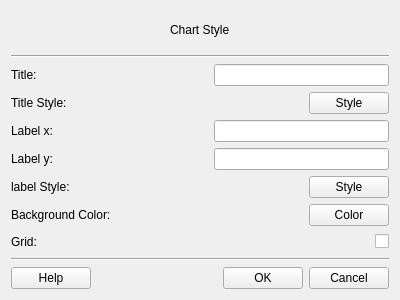
<?xml version="1.0" encoding="UTF-8"?>
<ui version="4.0">
 <class>ChartStyleWidget</class>
 <widget class="QWidget" name="ChartStyleWidget">
  <property name="windowModality">
   <enum>Qt::NonModal</enum>
  </property>
  <property name="geometry">
   <rect>
    <x>0</x>
    <y>0</y>
    <width>400</width>
    <height>300</height>
   </rect>
  </property>
  <property name="windowTitle">
   <string>Chart Style</string>
  </property>
  <layout class="QGridLayout" name="gridLayout_3">
   <item row="0" column="0">
    <layout class="QGridLayout" name="gridLayout_2">
     <item row="0" column="0">
      <layout class="QHBoxLayout" name="horizontalLayout">
       <item>
        <spacer name="horizontalSpacer">
         <property name="orientation">
          <enum>Qt::Horizontal</enum>
         </property>
         <property name="sizeHint" stdset="0">
          <size>
           <width>40</width>
           <height>20</height>
          </size>
         </property>
        </spacer>
       </item>
       <item>
        <widget class="QLabel" name="TitleLabel">
         <property name="text">
          <string>Chart Style</string>
         </property>
        </widget>
       </item>
       <item>
        <spacer name="horizontalSpacer_2">
         <property name="orientation">
          <enum>Qt::Horizontal</enum>
         </property>
         <property name="sizeHint" stdset="0">
          <size>
           <width>40</width>
           <height>20</height>
          </size>
         </property>
        </spacer>
       </item>
      </layout>
     </item>
     <item row="1" column="0">
      <widget class="Line" name="topLine">
       <property name="orientation">
        <enum>Qt::Horizontal</enum>
       </property>
      </widget>
     </item>
    </layout>
   </item>
   <item row="1" column="0">
    <layout class="QVBoxLayout" name="verticalLayout">
     <item>
      <layout class="QHBoxLayout" name="horizontalLayout_3">
       <item>
        <widget class="QLabel" name="chartTitleLabel">
         <property name="text">
          <string>Title:</string>
         </property>
        </widget>
       </item>
       <item>
        <spacer name="horizontalSpacer_4">
         <property name="orientation">
          <enum>Qt::Horizontal</enum>
         </property>
         <property name="sizeHint" stdset="0">
          <size>
           <width>40</width>
           <height>20</height>
          </size>
         </property>
        </spacer>
       </item>
       <item>
        <widget class="QLineEdit" name="chartTitleLineEdit">
         <property name="minimumSize">
          <size>
           <width>175</width>
           <height>20</height>
          </size>
         </property>
        </widget>
       </item>
      </layout>
     </item>
     <item>
      <layout class="QHBoxLayout" name="horizontalLayout_4">
       <item>
        <widget class="QLabel" name="titleStyleLabel">
         <property name="text">
          <string>Title Style:</string>
         </property>
        </widget>
       </item>
       <item>
        <spacer name="horizontalSpacer_5">
         <property name="orientation">
          <enum>Qt::Horizontal</enum>
         </property>
         <property name="sizeHint" stdset="0">
          <size>
           <width>40</width>
           <height>20</height>
          </size>
         </property>
        </spacer>
       </item>
       <item>
        <widget class="QPushButton" name="titleStylePushButton">
         <property name="minimumSize">
          <size>
           <width>75</width>
           <height>20</height>
          </size>
         </property>
         <property name="text">
          <string>Style</string>
         </property>
        </widget>
       </item>
      </layout>
     </item>
     <item>
      <layout class="QHBoxLayout" name="horizontalLayout_6">
       <item>
        <widget class="QLabel" name="labelXLabel">
         <property name="text">
          <string>Label x:</string>
         </property>
        </widget>
       </item>
       <item>
        <spacer name="horizontalSpacer_6">
         <property name="orientation">
          <enum>Qt::Horizontal</enum>
         </property>
         <property name="sizeHint" stdset="0">
          <size>
           <width>40</width>
           <height>20</height>
          </size>
         </property>
        </spacer>
       </item>
       <item>
        <widget class="QLineEdit" name="LabelXlLineEdit">
         <property name="minimumSize">
          <size>
           <width>175</width>
           <height>20</height>
          </size>
         </property>
        </widget>
       </item>
      </layout>
     </item>
     <item>
      <layout class="QHBoxLayout" name="horizontalLayout_5">
       <item>
        <widget class="QLabel" name="labelYLabel">
         <property name="text">
          <string>Label y:</string>
         </property>
        </widget>
       </item>
       <item>
        <spacer name="horizontalSpacer_7">
         <property name="orientation">
          <enum>Qt::Horizontal</enum>
         </property>
         <property name="sizeHint" stdset="0">
          <size>
           <width>40</width>
           <height>20</height>
          </size>
         </property>
        </spacer>
       </item>
       <item>
        <widget class="QLineEdit" name="LabelYlLineEdit">
         <property name="minimumSize">
          <size>
           <width>175</width>
           <height>20</height>
          </size>
         </property>
        </widget>
       </item>
      </layout>
     </item>
     <item>
      <layout class="QHBoxLayout" name="horizontalLayout_7">
       <item>
        <widget class="QLabel" name="titleStyleLabel_2">
         <property name="text">
          <string>label Style:</string>
         </property>
        </widget>
       </item>
       <item>
        <spacer name="horizontalSpacer_8">
         <property name="orientation">
          <enum>Qt::Horizontal</enum>
         </property>
         <property name="sizeHint" stdset="0">
          <size>
           <width>40</width>
           <height>20</height>
          </size>
         </property>
        </spacer>
       </item>
       <item>
        <widget class="QPushButton" name="labelStylePushButton">
         <property name="minimumSize">
          <size>
           <width>75</width>
           <height>20</height>
          </size>
         </property>
         <property name="text">
          <string>Style</string>
         </property>
        </widget>
       </item>
      </layout>
     </item>
     <item>
      <layout class="QHBoxLayout" name="horizontalLayout_8">
       <item>
        <widget class="QLabel" name="backgroundLabel">
         <property name="text">
          <string>Background Color:</string>
         </property>
        </widget>
       </item>
       <item>
        <spacer name="horizontalSpacer_9">
         <property name="orientation">
          <enum>Qt::Horizontal</enum>
         </property>
         <property name="sizeHint" stdset="0">
          <size>
           <width>40</width>
           <height>20</height>
          </size>
         </property>
        </spacer>
       </item>
       <item>
        <widget class="QPushButton" name="backgroundPushButton">
         <property name="text">
          <string>Color</string>
         </property>
        </widget>
       </item>
      </layout>
     </item>
     <item>
      <layout class="QHBoxLayout" name="horizontalLayout_9">
       <item>
        <widget class="QLabel" name="gridLabel">
         <property name="text">
          <string>Grid:</string>
         </property>
        </widget>
       </item>
       <item>
        <spacer name="horizontalSpacer_10">
         <property name="orientation">
          <enum>Qt::Horizontal</enum>
         </property>
         <property name="sizeHint" stdset="0">
          <size>
           <width>40</width>
           <height>20</height>
          </size>
         </property>
        </spacer>
       </item>
       <item>
        <widget class="QCheckBox" name="gridCheckBox">
         <property name="text">
          <string/>
         </property>
        </widget>
       </item>
      </layout>
     </item>
    </layout>
   </item>
   <item row="2" column="0">
    <layout class="QGridLayout" name="gridLayout">
     <item row="0" column="0">
      <widget class="Line" name="bottomLine">
       <property name="orientation">
        <enum>Qt::Horizontal</enum>
       </property>
      </widget>
     </item>
     <item row="1" column="0">
      <layout class="QHBoxLayout" name="horizontalLayout_2">
       <item>
        <widget class="QPushButton" name="helpPushButton">
         <property name="text">
          <string>Help</string>
         </property>
        </widget>
       </item>
       <item>
        <spacer name="horizontalSpacer_3">
         <property name="orientation">
          <enum>Qt::Horizontal</enum>
         </property>
         <property name="sizeHint" stdset="0">
          <size>
           <width>68</width>
           <height>20</height>
          </size>
         </property>
        </spacer>
       </item>
       <item>
        <widget class="QPushButton" name="okPushButton">
         <property name="text">
          <string>OK</string>
         </property>
        </widget>
       </item>
       <item>
        <widget class="QPushButton" name="cancelPushButton">
         <property name="text">
          <string>Cancel</string>
         </property>
        </widget>
       </item>
      </layout>
     </item>
    </layout>
   </item>
  </layout>
 </widget>
 <resources/>
 <connections/>
</ui>
